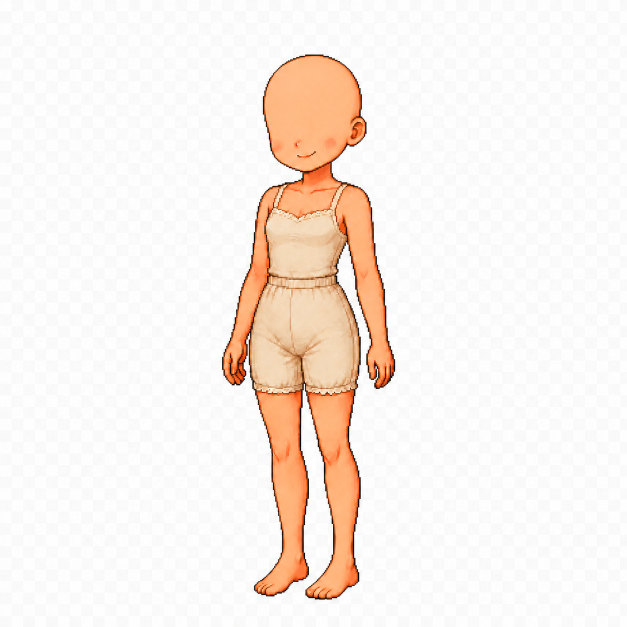
#> input picture assets/mini_game/images/blonde_base.png, 1254 x 1254 px, found by its file name (shown at 1/2 size)
$ python analyze_head_composition.py
#> lines starting #> are read from the running program, lines starting #| are printed output that depends on the picture; after the words box and inside, x2 and y2 are one past the last pixel; in counts of white or black regions, pixels touching at a corner belong together
import numpy as np
from PIL import Image

def main():
    img = Image.open("assets/mini_game/images/blonde_base.png").convert("RGBA")
    arr = np.array(img)

    # We restrict to Y in [0, 400], X in [400, 850]
    region = arr[0:400, 400:850]
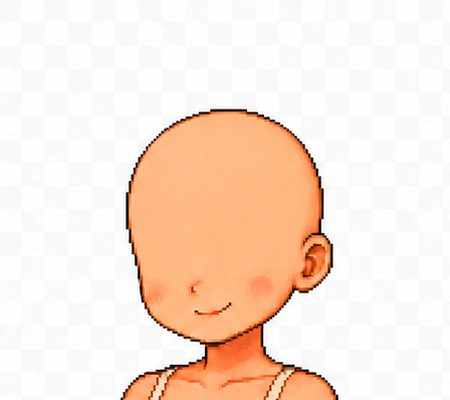
#> region: shape (400, 450, 4); mean R, G, B, A 248.5, 229.1, 215.8, 255
    h, w = region.shape[:2]
#> h = 400; w = 450

    # Let's count and list pixels of different categories:
    # 1. Transparent (A == 0)
    # 2. Skin tone (R > 200, 130 < G < 210, 100 < B < 185)
    # 3. Yellow/Blonde Hair (R > 200, G > 180, B < 120) - wait, this overlaps skin sometimes. Let's see: hair is typically more saturated yellow (higher G and much lower B).
    # 4. Other colors (non-transparent, non-skin, non-hair)

    skin_mask = (region[:,:,0] > 200) & (region[:,:,1] > 130) & (region[:,:,1] < 210) & (region[:,:,2] > 100) & (region[:,:,2] < 185) & (region[:,:,3] > 0)
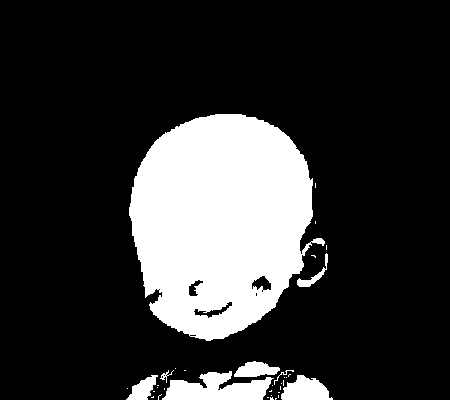
#> skin_mask: shape (400, 450) bool; 20.1% white; 35 white regions (27 under 20 px), largest, box (x1, y1, x2, y2) and area: (129, 114, 325, 341) 31905, (162, 371, 274, 400) 2044, (281, 375, 333, 400) 883
    transparent_mask = region[:,:,3] == 0
#> transparent_mask: shape (400, 450) bool; every value is 0

    hair_mask = (region[:,:,0] > 200) & (region[:,:,1] > 170) & (region[:,:,2] < 120) & (region[:,:,3] > 0) & (~skin_mask)
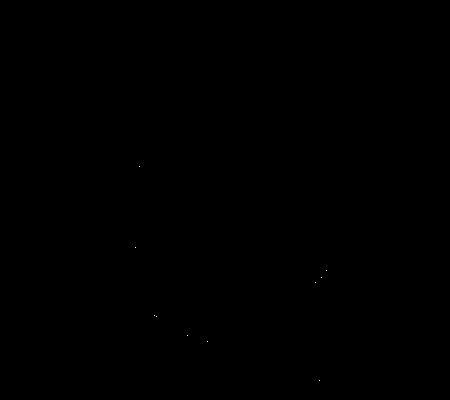
#> hair_mask: shape (400, 450) bool; 0.01% white in thin lines or dots, all inside (x1, y1, x2, y2) = (135, 166, 327, 381)

    other_mask = (region[:,:,3] > 0) & (~skin_mask) & (~hair_mask)
#> other_mask: shape (400, 450) bool; 79.9% white; 36 black regions (28 under 20 px), largest, box (x1, y1, x2, y2) and area: (129, 114, 325, 342) 31910, (162, 371, 274, 400) 2044, (281, 375, 333, 400) 884

    print("Composition of head region:")
    print("Transparent pixels:", np.sum(transparent_mask))
#| Transparent pixels: 0
    print("Skin pixels:", np.sum(skin_mask))
#| Skin pixels: 36150
    print("Hair pixels:", np.sum(hair_mask))
#| Hair pixels: 10
    print("Other pixels:", np.sum(other_mask))
#| Other pixels: 143840

    # Let's print some coordinates of other pixels
    if np.sum(other_mask) > 0:
        other_y, other_x = np.where(other_mask)
        print("Other pixels bounding box:")
        print(f"Y: {other_y.min()} to {other_y.max()}")
#| Y: 0 to 399
        print(f"X: {other_x.min()} to {other_x.max()}")
#| X: 0 to 449
        # Let's print some sample colors of "other" pixels
        unique_other = np.unique(region[other_mask].reshape(-1, 4), axis=0)
        print("Sample other colors (first 10):")
        for col in unique_other[:10]:
            print(col)
#> this loop made 10 passes
#> col on passes 1 to 10: [0, 0, 0, 255], [0, 0, 1, 255], [0, 5, 5, 255], [0, 6, 5, 255], [0, 7, 3, 255], [1, 0, 0, 255], [1, 1, 0, 255], [1, 1, 2, 255], [1, 5, 3, 255], [1, 9, 5, 255]
#| [  0   0   0 255]
#| [  0   0   1 255]
#| [  0   5   5 255]
#| [  0   6   5 255]
#| [  0   7   3 255]
#| [  1   0   0 255]
#| [  1   1   0 255]
#| [  1   1   2 255]
#> (further printed lines are left out)

if __name__ == "__main__":
    main()
